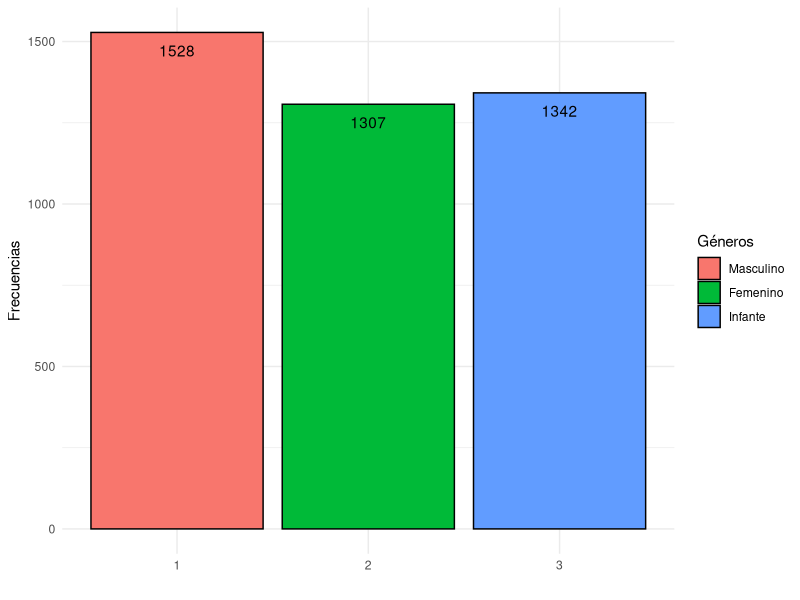
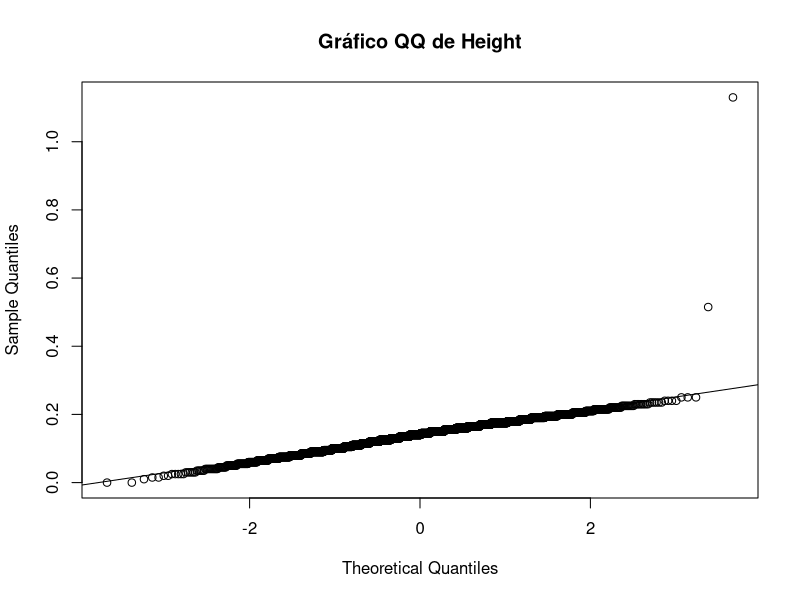
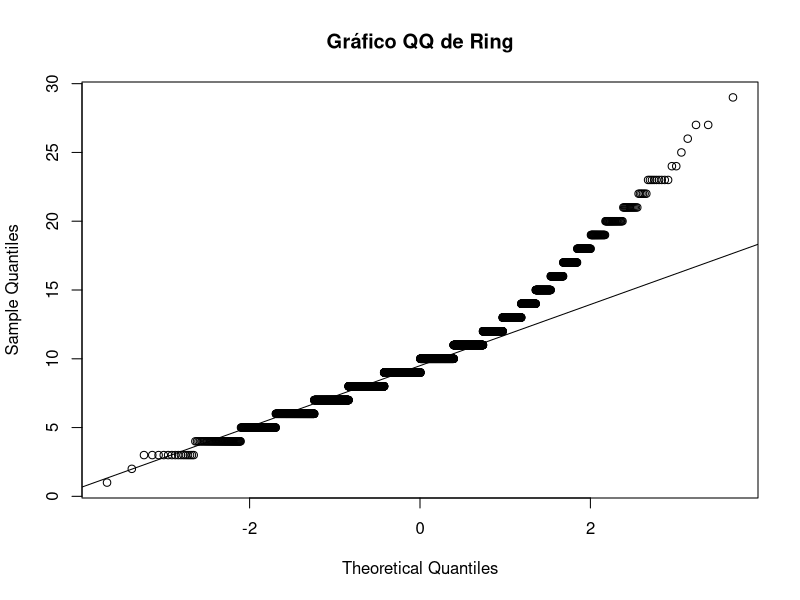
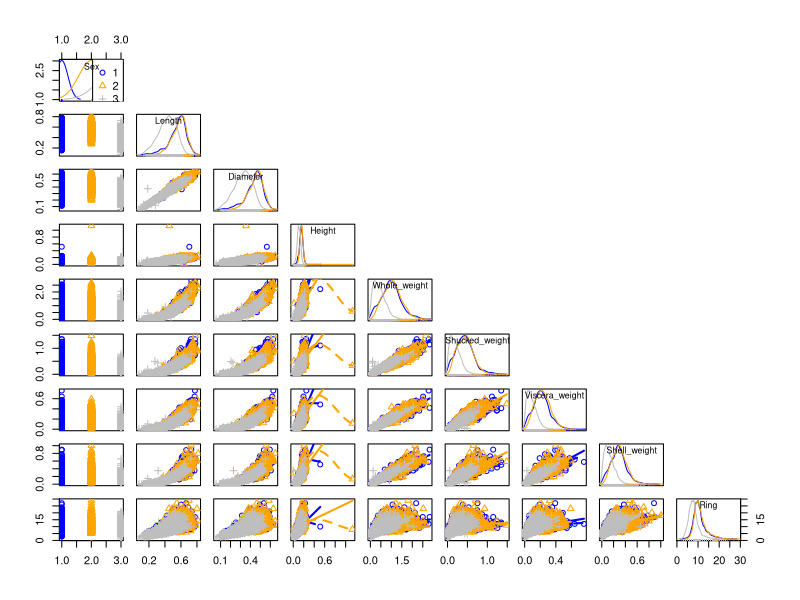

Here is the R script that generated these plots, in order:
## ---- chunk 1
knitr::opts_chunk$set(echo = TRUE)
# Librerías necesarias 
require(car)
require(tidyverse)
require(psych)

library(car)
library(tidyverse)
library(psych)
## ---- chunk 2
# Nombres de las variables según el fichero `abalone.data`
abalone.colnames <- c("Sex", "Length", "Diameter", "Height", "Whole_weight", 
                  "Shucked_weight", "Viscera_weight", "Shell_weight", "Ring")
# Leemos el dataset del fichero `abalone.dat`
abalone.df <- read.table("./abalone/abalone.dat", header=FALSE, skip=13, 
                         sep=",", col.names=abalone.colnames)
# Dimensión 
dim(abalone.df)
# Tipos de las variables
str(abalone.df)
## ---- chunk 3
# Resumen del dataset
summary(abalone.df)
## ---- chunk 4
# Definimos los géneros disponibles
genders <- c("Masculino", "Femenino", "Infante")
# Parámetros:
# 1. Convertimos las etiquetas a factores para obtener la frecuencia por clase
# 2. Contorno negro a las barras y la leyenda
# 3. Fondo blanco
# 4. Ocultamos la etiqueta del eje X y establecemos la etiqueta del eje Y
# 5. Frecuencia de cada clase sobre sus respectivas barras
ggplot(abalone.df, aes(x=factor(Sex), fill=factor(Sex))) + 
  geom_bar(color="black") + theme_minimal() + 
  scale_fill_discrete(name='Géneros', labels=genders) + 
  labs(x="", y="Frecuencias") + 
  geom_text(stat='count', aes(label=..count..), vjust=2)
## ---- chunk 5
# Cálculo de la varianza para cada variable numérica
abalone.vars <- sapply(c(2:ncol(abalone.df)), function(x) var(abalone.df[,x]))
# Cálculo de la desviación típica, asimetría y curtosis
abalone.statistics <- data.frame(describe(abalone.df%>%select(-Sex)))
# Dataframe con todas las medidas estadísticas por variable numérica
abalone.statistics <- abalone.statistics %>% select(c('sd', 'skew', 'kurtosis'))
cbind(var=abalone.vars, abalone.statistics)
## ---- chunk 6
# Gráfico QQ para la variable dependiente `Height`
qqnorm(abalone.df$Height, main="Gráfico QQ de Height")
qqline(abalone.df$Height)
# Gráfico QQ para la variable independiente `Ring`
qqnorm(abalone.df$Ring, main="Gráfico QQ de Ring")
qqline(abalone.df$Ring)
## ---- chunk 7
# Aplicamos el test de Shapiro-Wilk’s para cada variable extrayendo el p-valor
abalone.shapiros <- sapply(c(1:ncol(abalone.df)), 
                     function(x) shapiro.test(abalone.df[,x])$p.value)
# Definimos un dataframe con los resultados para cada variable
abalone.shapiros.df <- data.frame(Variables=colnames(abalone.df), 
                                  PValores=abalone.shapiros)
abalone.shapiros.df
## ---- chunk 8
# Parámetros
# 1. Representar solo la diagonal inferior porque la matriz es simétrica
# 2. Diferenciar los ejemplares por género cambiando el color y su forma
# 2.1. Masculino: círculos azules.
# 2.2. Femenino: triángulos naranjas.
# 2.3. Infantes: cruces grises.
# 3. Representar curvas de densidad en la diagonal
scatterplotMatrix(abalone.df, diagonal=list(method="density"), 
                  upper.panel=NULL, col=c("blue", "orange", "gray"),
                  group=as.factor(abalone.df$Sex))
